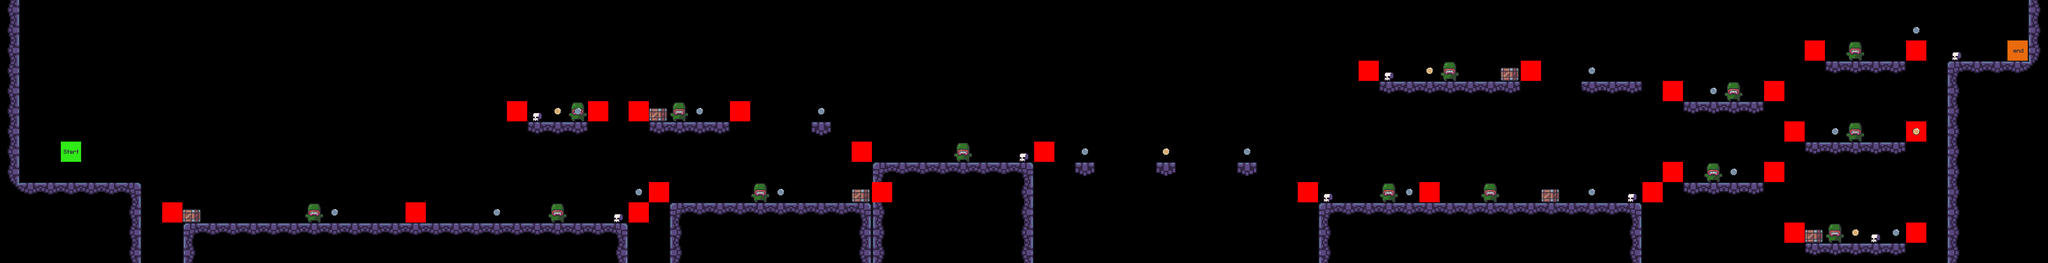

Tiled map render using the project's own tile images. Description and the map definition, with tile-layer contents summarised, below:
An orthogonal 101x13 tile map with 64x64 px tiles, 7 tile layers (estrutura, cranio, caixote, limite, ...), 9 tilesets.

<map version="1.10" tiledversion="1.10.2" orientation="orthogonal" renderorder="right-down" width="101" height="13" tilewidth="64" tileheight="64" infinite="0" nextlayerid="14" nextobjectid="1">
 <editorsettings>
  <export target="../0/level_0.csv" format="csv" />
 </editorsettings>
 <tileset firstgid="1" source="moedas.tsx" />
 <tileset firstgid="1" source="setup_tiles.tsx" />
 <tileset firstgid="3" source="enemies_tile.tsx" />
 <tileset firstgid="3" source="../tilesets/terrain.tsx" />
 <tileset firstgid="21" source="../tilesets/enemies_tile.tsx" />
 <tileset firstgid="23" source="../tilesets/setup_tiles.tsx" />
 <tileset firstgid="25" source="../tilesets/moedas.tsx" />
 <tileset firstgid="27" source="../tilesets/caixote.tsx" />
 <tileset firstgid="28" source="../tilesets/cranio.tsx" />
 <layer id="6" name="estrutura" width="101" height="13">
  <data>[1313 cells, 295 non-empty, 12 distinct tile ids]</data>
 </layer>
 <layer id="3" name="cranio" width="101" height="13">
  <data>[1313 cells, 8 non-empty, 1 distinct tile ids]</data>
 </layer>
 <layer id="11" name="caixote" width="101" height="13">
  <data>[1313 cells, 8 non-empty, 1 distinct tile ids]</data>
 </layer>
 <layer id="8" name="limite" width="101" height="13">
  <data>[1313 cells, 26 non-empty, 1 distinct tile ids]</data>
 </layer>
 <layer id="7" name="enemies" width="101" height="13">
  <data>[1313 cells, 14 non-empty, 1 distinct tile ids]</data>
 </layer>
 <layer id="4" name="moedas" width="101" height="13">
  <data>[1313 cells, 22 non-empty, 2 distinct tile ids]</data>
 </layer>
 <layer id="1" name="player" width="101" height="13">
  <data>[1313 cells, 2 non-empty, 2 distinct tile ids]</data>
 </layer>
</map>
